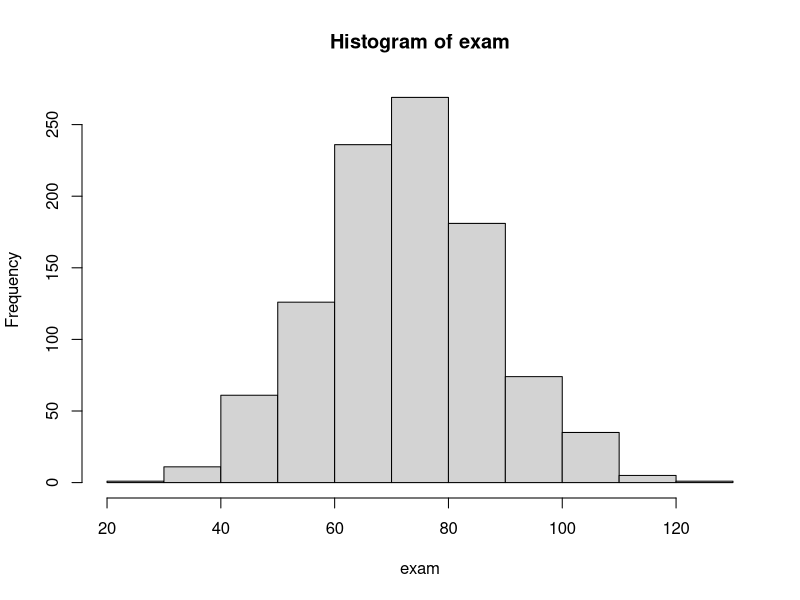

This figure's R source:
v1 <- seq(1, 30, le = 10)
length(v1)

## Exercises
# Sequences of Numbers, Vectors----
# Generate x = 3 6 8
x <- c(3, 6, 8)

# Calculate <U+0001D465>/2, <U+0001D465>2, <U+0001D465><U+23AF><U+23AF>v.
x.half <- x / 2
x.square <- x^2
x.sqrt <- sqrt(x)

# Display the second element of x
x[2]

# Create a vector with the first and third element of x
x.sampled <- c(x[1], x[3])

# Easier!
x[-2] # removes the second element and leaves the first one
# end the third one

# Remove the third element from <U+0001D465>.
x[1:length(x) - 1]

# Generate y = 2 5 1
y <- c(2, 5, 1)
x - y
x * y
t(x) %*% y
x %*% t(y)

len <- length(x)

# FILTERING: My version!
for (i in 1:len) {
  if (y[i] > 1.5) {
    print(x[i])
  }


  if (x[i] == 6) {
    print("display elements of y for whic the el in x == 6")
    print(y[i])
  }
}

# FILTERING: Easier!
x[y > 1.5]
y[x == 6]

# Generate a vector of integers from 4-10.
int_4_to_10 <- seq(4, 10)
# Using seq and rep,
# (a) generate a vector ranging from 2-3 in 0.1 steps,
# (b) generate a vector that repeats the elements of <U+0001D465> 4 times,
# i.e. the first four elements of the new vector are four times the first element of <U+0001D465>, etc.
vec_2_to_3_little_step <- seq(2, 3, by = 0.1)
x.x_times_4 <- rep(x, each = 4)

# Matrices ----
A <- rbind(c(1, 2, 5), c(4, 7, 3))
dim(A)
B <- rbind(c(1, 4, 2), c(7, 5, 3))
C <- rbind(c(1, -1), c(-1, 3))
diag(C)
solve(t(C) %*% C)

# Logical Operators ----
z <- c(1:20)
#  Which elements of x are smaller than 15.
z.el_smaller_than_15 <- z < 15
# Which elements of x are smaller than 10 and larger than 5.
z.el_smaller_10_larger_5 <- z < 10 & z > 5

# x are smaller than 10 and larger than 5 subset of x smaller than 15, so just
# assign that one
k <- z.el_smaller_than_15

# Sums and Frequencies and using functions ----
d <- c(77, 93, 92, 68, 88, 75, 100)
mean(d)
sort(d)
sort(d, decreasing = TRUE)
min(d)
max(d)
# There is a func that returns the indices of all occurrences
# of min and max values

# Statistical Distributions ----
# Note: build a test for this - check it 2 different ways
# if you'll get the same value! pbinom can be implemented
# with dbinom and more options
dbinom(8, 10, 0.8)
dbinom(4, 12, 0.2) # correct?
pbinom(4, 12, 0.2) # also correct?

# normal with - mean 72 and sd 15.2
set.seed(123)
exam <- rnorm(1000, mean = 72, sd = 15.2)
hist(exam)

dnorm(84, mean = 72, sd = 15.2) # not correct
pnorm(84, mean = 72, sd = 15.2, lower.tail = FALSE) # correct!

# Exercise 3 - REDO IT. Actually two cases:
# 1) Uniform distro
# 2) Normal distro
a <- runif(1000, min = 0, max = 1)
mean(a)
sd(a)

# Limit the normal distribution: draw from "truncated normal"?
# This is the case where we have a mean shift in the disto

# Loops and functions ----
# 1
x <- 1
y <- 40

# Empty vector - resizes?

for (i in 1:10) {
  x <- x + 3
  y <- y - 2
}

# 2
a <- 15:10
b <- 20:15
i <- 1
x <- rep(0, length(a))

while (i <= length(a)) {
  x[i] <- a[i] * b[length(a) - i + 1]
  i <- i + 1
}

# 3
myFunc <- function(name) {
  first_el_name <- substr(name, 1, 1)
  return(list(first = first_el_name, test = "My first Function"))
}

myFunc.result <- myFunc("asdasdasdasds")

# 4
set.seed(666)
vec <- rnorm(30, mean = 0, sd = 1)
vec.2 <- vec[1:10]
vec.sqared_first_10 <- vec.2^2
l <- 0.8
vec.22 <- rep(NA, length(vec.2))

for (i in 1:length(vec.2)) {
  if (abs(vec.2[i]) > l) {
    vec.22[i] <- vec.2[i]^2
  }
}

testFunc <- function(u, k, l) {
  u.filtered <- u[1:k]
  u.copy <- u.filtered

  u.squared <- u.filtered^2
  condition_met_count <- 0

  for (i in 1:k) {
    if (abs(u[i]) > l) {
      u.copy[i] <- u[i]^2
      condition_met_count <- condition_met_count + 1
    }
  }

  return(list(squared = u.squared, cond_met = condition_met_count))
}

testFunc(vec, 10, 0.8)